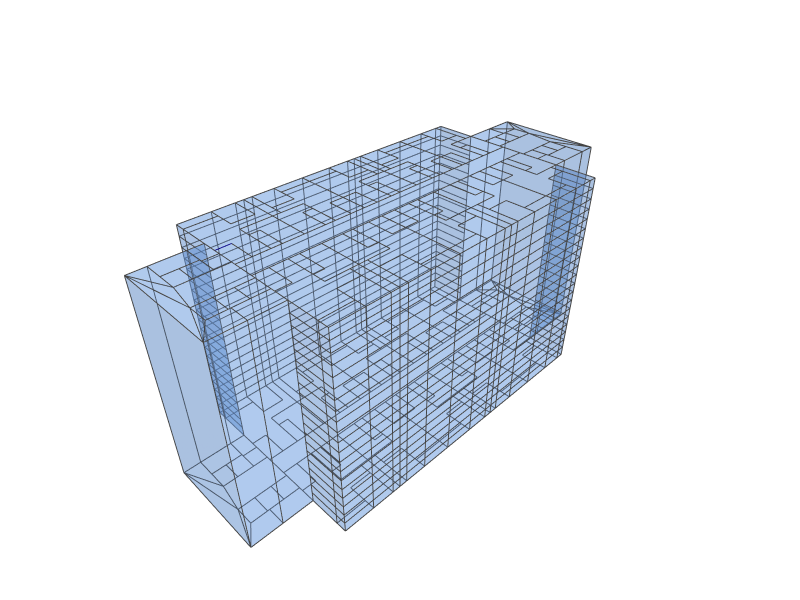

The notebook cell this image was saved under:
### Markdown cell above
## 9. Visualizing only the cells

### Code cell
shell = CellComplex.ExternalBoundary(cellComplex)

Topology.Show(shell,
              faceColor=[100, 150, 220],
              faceOpacity=0.3,
              edgeColor=[50, 50, 150],
              edgeWidth=2,
              showVertices=False,
              backgroundColor="white",
              width=800,
              height=600,
              renderer=renderer)

### Figure 1 — Plotly figure (JSON) as saved in the notebook; plotly's stock layout.template omitted (floating-point values rounded to 4 significant figures; data arrays with more than 128 entries replaced by an {"elided": "..."} marker saying what was removed)
{"data": [{"hoverinfo": "text", "legendgroup": "2", "legendrank": 2, "line": {"color": [50, 50, 150], "dash": "solid", "width": 2}, "marker": {"size": 0}, "mode": "lines", "name": "1: Untitled (Edges)", "showlegend": false, "text": "", "type": "scatter3d", "x": {"elided": "6276 int values"}, "y": {"elided": "6276 int values"}, "z": {"elided": "6276 int values"}}, {"cmax": 1, "cmin": 0, "color": "#6496DC", "colorscale": [[0, "#440154"], [0.1111, "#482878"], [0.2222, "#3e4989"], [0.3333, "#31688e"], [0.4444, "#26828e"], [0.5556, "#1f9e89"], [0.6667, "#35b779"], [0.7778, "#6ece58"], [0.8889, "#b5de2b"], [1, "#fde725"]], "flatshading": true, "hoverinfo": "text", "hovertext": "", "i": {"elided": "2316 int values"}, "j": {"elided": "2316 int values"}, "k": {"elided": "2316 int values"}, "legendgroup": "3", "legendrank": 3, "lighting": {"facenormalsepsilon": 0}, "name": "1: Untitled (Faces)", "opacity": 0.3, "showlegend": false, "showscale": false, "text": "", "type": "mesh3d", "x": {"elided": "1160 int values"}, "y": {"elided": "1160 int values"}, "z": {"elided": "1160 int values"}}], "layout": {"autosize": true, "height": 600, "margin": {"b": 40, "l": 40, "r": 40, "t": 40}, "paper_bgcolor": "#FFFFFF", "plot_bgcolor": "#FFFFFF", "scene": {"aspectmode": "data", "camera": {"center": {"x": 0, "y": 0, "z": 0}, "eye": {"x": -1.25, "y": -1.25, "z": 1.25}, "projection": {"type": "perspective"}, "up": {"x": 0, "y": 0, "z": 1}}, "xaxis": {"visible": false}, "yaxis": {"visible": false}, "zaxis": {"visible": false}}, "showlegend": true, "width": 800, "xaxis": {"showgrid": false, "visible": false, "zeroline": false}, "yaxis": {"showgrid": false, "visible": false, "zeroline": false}}}
